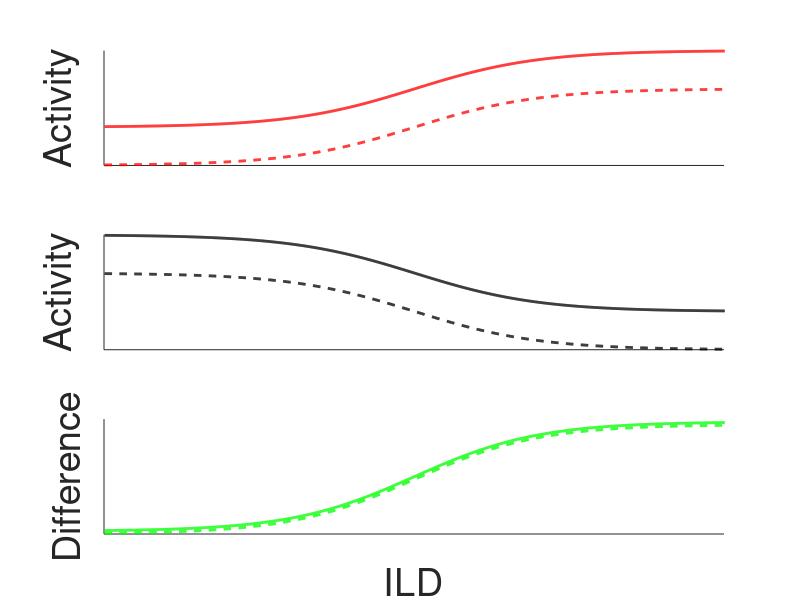

Reproduce this figure in MATLAB. (Note: this script raises an error after producing the figure.)
set(0,'DefaultAxesFontSize', 25)
set(0,'DefaultFigureColor','w')
set(0,'DefaultAxesBox','off')

t = -5:0.01:5; 
sig = 1./(1+(exp(-t))); 
figure()
subplot(3,1,1) 
plot(sig,'r--','Linewidth',2)
hold on 
plot(0.5+sig,'r','Linewidth',2)
% legend({'Low intensity','High intensity'},'Location','NorthWest')
% legend boxoff
xlim([0 1000])
ylim([0 1.5])
set(gca,'YTick',[],'XTick',[],'Box','off')
ylabel('Activity')

subplot(3,1,2) 
plot(1-sig,'k--','Linewidth',2)
hold on 
plot(0.5+1-sig,'k','Linewidth',2)
xlim([0 1000])
ylabel('Neural activity') 
ylim([0 1.5])
set(gca,'YTick',[],'XTick',[],'Box','off')
ylabel('Activity')

subplot(3,1,3) 
plot(sig- (1-sig),'g--','Linewidth',2)
hold on 
plot(0.05+(0.5+sig)-(0.5+1-sig),'g','Linewidth',2)
xlim([0 1000])
xlabel('ILD')
ylim([-1 1.1])
set(gca,'YTick',[],'XTick',[],'Box','off')
ylabel('Difference')

spaceplots([0 0 0 0],[.2])

